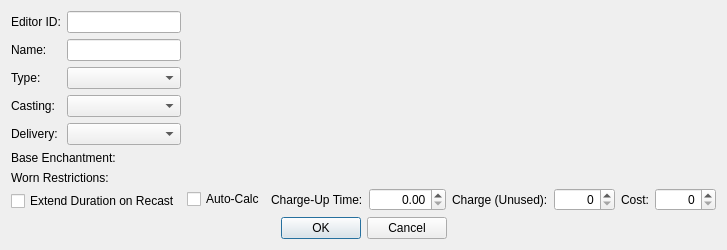
<?xml version="1.0" encoding="UTF-8"?>
<ui version="4.0">
 <class>FormDialogEnchantment</class>
 <widget class="QDialog" name="FormDialogEnchantment">
  <property name="windowTitle">
   <string>Enchantment</string>
  </property>
  <layout class="QGridLayout" name="gridLayout_3">
   <item row="0" column="0">
    <layout class="QGridLayout" name="gridLayout">
     <item row="4" column="0">
      <widget class="QLabel" name="label_5">
       <property name="text">
        <string>Delivery:</string>
       </property>
       <property name="buddy">
        <cstring>delivery</cstring>
       </property>
      </widget>
     </item>
     <item row="3" column="0">
      <widget class="QLabel" name="label_4">
       <property name="text">
        <string>Casting:</string>
       </property>
       <property name="buddy">
        <cstring>casting</cstring>
       </property>
      </widget>
     </item>
     <item row="0" column="0">
      <widget class="QLabel" name="label">
       <property name="text">
        <string>Editor ID:</string>
       </property>
       <property name="buddy">
        <cstring>editorID</cstring>
       </property>
      </widget>
     </item>
     <item row="2" column="0">
      <widget class="QLabel" name="label_3">
       <property name="text">
        <string>Type:</string>
       </property>
       <property name="buddy">
        <cstring>type</cstring>
       </property>
      </widget>
     </item>
     <item row="1" column="0">
      <widget class="QLabel" name="label_2">
       <property name="text">
        <string>Name:</string>
       </property>
       <property name="buddy">
        <cstring>name</cstring>
       </property>
      </widget>
     </item>
     <item row="0" column="1">
      <widget class="QLineEdit" name="editorID"/>
     </item>
     <item row="1" column="1">
      <widget class="QLineEdit" name="name"/>
     </item>
     <item row="2" column="1">
      <widget class="QComboBox" name="type"/>
     </item>
     <item row="3" column="1">
      <widget class="QComboBox" name="casting">
       <property name="whatsThis">
        <string>&lt;p&gt;The casting type controls how the spell's caster triggers the effect. All of the effects on a spell must have the same casting type.&lt;/p&gt;
&lt;dl&gt;
   &lt;dt&gt;&lt;b&gt;Concentration (Weapons only)&lt;/b&gt;&lt;/dt&gt;
      &lt;dd&gt;&lt;p&gt;The enchantment casts a Concentration spell. This is appropriate for Staff Enchantments.&lt;/p&gt;&lt;/dd&gt;
   &lt;dt&gt;&lt;b&gt;Fire and Forget (Weapons only)&lt;/b&gt;&lt;/dt&gt;
      &lt;dd&gt;&lt;p&gt;The enchantment casts once per use of the enchanted weapon.&lt;/p&gt;&lt;/dd&gt;
   &lt;dt&gt;&lt;b&gt;Constant Effect (Armor only)&lt;/b&gt;&lt;/dt&gt;
      &lt;dd&gt;&lt;p&gt;The enchantment is constantly active while the armor to which it is applied is being worn.&lt;/p&gt;&lt;/dt&gt;
&lt;/dl&gt;</string>
       </property>
      </widget>
     </item>
     <item row="4" column="1">
      <widget class="QComboBox" name="delivery">
       <property name="whatsThis">
        <string>&lt;p&gt;This specifies how the enchantment's effects are delivered to the target. Armor Enchantments can only use Self; Weapon Enchantments can use Contact; and Staff Enchantments can use Aimed or Target Location.&lt;/p&gt;
&lt;dl&gt;
   &lt;dt&gt;&lt;b&gt;Self&lt;/b&gt;&lt;/dt&gt;
      &lt;dd&gt;&lt;p&gt;The effect is applied to the caster.&lt;/p&gt;&lt;/dd&gt;
   &lt;dt&gt;&lt;b&gt;Contact&lt;/b&gt;&lt;/dt&gt;
      &lt;dd&gt;&lt;p&gt;The effect is applied to the target by contact with a melee attack. This can be used for enchantments applied to melee weapons, or for spells specified in a Race or Actor's Attack Data overrides (i.e. spells attached to the animation event for a melee attack).&lt;/p&gt;&lt;/dd&gt;
   &lt;dt&gt;&lt;b&gt;Aimed&lt;/b&gt;&lt;/dt&gt;
      &lt;dd&gt;&lt;p&gt;The effect is applied to the target by contact with a projectile.&lt;/p&gt;&lt;/dd&gt;
   &lt;dt&gt;&lt;b&gt;Target Actor&lt;/b&gt;&lt;/dt&gt;
      &lt;dd&gt;&lt;p&gt;The effect is applied immediately to whatever Actor the caster is aiming at. No projectile is fired.&lt;/p&gt;&lt;/dd&gt;
   &lt;dt&gt;&lt;b&gt;Target Location&lt;/b&gt;&lt;/dt&gt;
      &lt;dd&gt;&lt;p&gt;The effect is applied to the object or landscape that the caster is aiming at. No projectile is fired.&lt;/p&gt;&lt;/dd&gt;
&lt;/dl&gt;</string>
       </property>
      </widget>
     </item>
    </layout>
   </item>
   <item row="1" column="0">
    <layout class="QGridLayout" name="gridLayout_2">
     <item row="1" column="0">
      <widget class="QLabel" name="label_7">
       <property name="text">
        <string>Worn Restrictions:</string>
       </property>
       <property name="buddy">
        <cstring>wornRestrictions</cstring>
       </property>
      </widget>
     </item>
     <item row="1" column="1">
      <widget class="DKFormPicker" name="wornRestrictions">
       <property name="whatsThis">
        <string>A FormList of Keywords. The player will only be allowed to apply this enchantment to weapons or armor that have one of the keywords in this list.</string>
       </property>
      </widget>
     </item>
     <item row="0" column="0">
      <widget class="QLabel" name="label_6">
       <property name="text">
        <string>Base Enchantment:</string>
       </property>
       <property name="buddy">
        <cstring>base</cstring>
       </property>
      </widget>
     </item>
     <item row="0" column="1">
      <widget class="DKFormPicker" name="base">
       <property name="whatsThis">
        <string>&lt;p&gt;If the player disenchants an item that has this enchantment, then they'll learn the Base Enchantment, if there is one, or this enchantment otherwise.&lt;/p&gt;
&lt;p&gt;To disable disenchanting, apply the &lt;code&gt;MagicDisallowEnchanting&lt;/code&gt; keyword to all items that use this enchantment.&lt;/p&gt;</string>
       </property>
      </widget>
     </item>
     <item row="2" column="0" colspan="2">
      <widget class="QCheckBox" name="flagExtendOnRecast">
       <property name="text">
        <string>Extend Duration on Recast</string>
       </property>
      </widget>
     </item>
    </layout>
   </item>
   <item row="0" column="1" rowspan="2">
    <layout class="QVBoxLayout" name="verticalLayout">
     <item>
      <widget class="DKMagicEffectListWidget" name="effects">
       <property name="whatsThis">
        <string extracomment="Source for the information on condition oddities is KernalsEgg's documentation for Scrambled Bugs.">&lt;p&gt;These are the Magic Effects associated with this Enchantment. Effects' magnitudes, durations, and areas of effect can be configured individually from here, such that a handful of Magic Effects can be shared across several different spells and enchantments with different settings in each. Additionally, conditions can be defined here, in order to temporarily enable and disable Magic Effects in real time during play.&lt;/p&gt;
&lt;p&gt;Note that when the player learns an enchantment and then applies that enchantment to other items, the Enchantment's per-effect conditions (intentionally) will not be applied to the newly-enchanted items. Additionally, the presence of any per-effect conditions on the Enchantment can aggravate other bugs that affect calculation of a player-enchanted item's monetary value and (if it's a weapon) charge drain per attack. It's safe to define the conditions within the Magic Effect; it's Enchantment-side conditions that lead to odd behavior under the hood.&lt;/p&gt;</string>
       </property>
      </widget>
     </item>
     <item>
      <layout class="QHBoxLayout" name="horizontalLayout">
       <item>
        <widget class="QCheckBox" name="flagAutoCalc">
         <property name="whatsThis">
          <string>&lt;p&gt;If this box is checked, then the game will auto-calculate the enchantment's charge and cost based on its effects. The enchantment's total cost (determining both the amount of charge that is drained when using the enchantment, and the monetary value added to an enchantment item) is the sum of the effects' magicka costs.&lt;/p&gt;</string>
         </property>
         <property name="text">
          <string>Auto-Calc</string>
         </property>
        </widget>
       </item>
       <item>
        <spacer name="horizontalSpacer_3">
         <property name="orientation">
          <enum>Qt::Horizontal</enum>
         </property>
         <property name="sizeHint" stdset="0">
          <size>
           <width>0</width>
           <height>20</height>
          </size>
         </property>
        </spacer>
       </item>
       <item>
        <widget class="QLabel" name="label_8">
         <property name="text">
          <string>Charge-Up Time:</string>
         </property>
         <property name="buddy">
          <cstring>chargeTime</cstring>
         </property>
        </widget>
       </item>
       <item>
        <widget class="QDoubleSpinBox" name="chargeTime">
         <property name="whatsThis">
          <string>This is the amount of time that the player must hold the Weapon Swing button in order to charge up a staff's enchantment. Once the button has been down for that long, the enchantment will fire when the button is released.</string>
         </property>
         <property name="alignment">
          <set>Qt::AlignRight|Qt::AlignTrailing|Qt::AlignVCenter</set>
         </property>
         <property name="maximum">
          <double>99999.000000000000000</double>
         </property>
        </widget>
       </item>
       <item>
        <widget class="QLabel" name="label_9">
         <property name="text">
          <string>Charge (Unused):</string>
         </property>
         <property name="buddy">
          <cstring>chargeAmount</cstring>
         </property>
        </widget>
       </item>
       <item>
        <widget class="QSpinBox" name="chargeAmount">
         <property name="whatsThis">
          <string>&lt;p&gt;This is a development leftover from Daggerfall, Morrowind, and possibly Oblivion, and is not used in Skyrim. If you want to configure the maximum charge (as in, &quot;battery life&quot;) for an Armor or Weapon with a predefined enchantment, you can do that when editing the Armor or Weapon. You cannot influence the charge available on items the player applies this enchantment to; that's computed based on the enchantment's magicka cost (not including any adjustments the player makes to the enchantment's power).&lt;/p&gt;
&lt;hr/&gt;
&lt;p&gt;In order to understand what this field is (or rather, used to be), it's important to understand a major difference in how player-made enchantments work pre- and post-Skyrim. &lt;strong&gt;The text below is historical information and is not needed for Skyrim modding, except to convey that this field isn't used anymore and does nothing.&lt;/strong&gt;&lt;/p&gt;
&lt;p&gt;In Skyrim, you must acquire items that have predefined enchantments, and then &quot;disenchant&quot; them, destroying the items in order to &quot;learn&quot; the enchantments. Once you've learned an enchantment, you can apply that enchantment to new items, adjusting the enchantment's strength as desired in order to strike your preferred balance between power and charge (i.e. your item's &quot;battery life&quot;). Under the hood, the game creates a copy of the predefined Enchantment form that your character has learned, strips off all the Enchantment-side effect conditions, scales the effect magnitudes, and writes the new Enchantment form directly into your save file before then applying it to your item.&lt;/p&gt;
&lt;p&gt;Prior to Skyrim, disenchantment didn't exist, and you couldn't &quot;learn&quot; enchantments as such. Rather, you learned Magic Effects (which were basically hardcoded into the game engine) by learning any spells which contained them; and then you could combine arbitrary Magic Effects to create brand-new enchantments. Under the hood, custom enchantments worked quite similarly to Skyrim: the game would create a new Enchantment form, assign your desired settings to it, and store that form in your save file.&lt;/p&gt;
&lt;p&gt;Where this now-unused Charge field comes into the picture is how enchantments worked from a game design perspective.&lt;/p&gt;
&lt;p&gt;In Daggerfall, the game's hardcoded base items could define a maximum magicka charge capacity, and this limited what enchantments the player could create and apply to the items: if a desired magic effect (or combination thereof) had too high a magicka cost, and a desired item had too low a charge capacity, then the player couldn't apply that enchantment to that item. Separately from this, there existed predefined enchantment items (imagine if Enchantment and Weapon were smushed into one form type) which could define their available magicka charge.&lt;/p&gt;
&lt;p&gt;The basic rules of this system continued into Morrowind. Enchantable items still define a maximum charge capacity, which limits what effects you can enchant them with. However, predefined enchantments exist as their own forms, which can be used on (potentially multiple) weapon and armor forms, and those enchantments also define a charge amount. Once an item has been given an enchantment (whether predefined or player-made), the enchantment's charge value determines the item's maximum charge. If you take an item that initially has 80 charge capacity, and give it an enchantment with 20 charge, then its capacity drops to 20: you can't use Soul Gems to recharge it to 80 and have &quot;400% battery life.&quot;&lt;/p&gt;
&lt;p&gt;In Skyrim, however, an item's charge is computed directly from the enchantment's Magicka cost (prior to any adjustments the player has made to the enchantment's strength). The charge value on Enchantment forms is unused. The charge value on Armor and Weapon forms determines the maximum charge of an item with a predefined enchantment. When the player creates a new enchanted item, the current and maximum charge are both stored within the data for that individual item.&lt;/p&gt;</string>
         </property>
         <property name="alignment">
          <set>Qt::AlignRight|Qt::AlignTrailing|Qt::AlignVCenter</set>
         </property>
         <property name="maximum">
          <number>99999</number>
         </property>
        </widget>
       </item>
       <item>
        <widget class="QLabel" name="label_10">
         <property name="text">
          <string>Cost:</string>
         </property>
         <property name="buddy">
          <cstring>cost</cstring>
         </property>
        </widget>
       </item>
       <item>
        <widget class="QSpinBox" name="cost">
         <property name="whatsThis">
          <string extracomment="Source for the information on engine bugs is KernalsEgg's documentation for Scrambled Bugs.">&lt;p&gt;This determines both the amount of charge that is depleted when casting a weapon enchantment, and the monetary value that is added to an item which has this enchantment.&lt;/p&gt;
&lt;p&gt;Note that when the player applies enchantments to new items, the enchantments' cost is modified according to the player's Enchanting skill level (at the time the enchantment is applied) and a handful of Game Settings. The calculation is presented below, and is designed to reduce the enchantment's cost as the player levels up. The default Game Setting values are configured such that this cost modification slows the growth of enchanted items' monetary value, and it also means that custom enchanted weapons' charge will drain more slowly when the weapons are enchanted by skilled players. However, the game engine has multiple bugs which cause it to straight-up forget that a weapon's enchantment was player-created, such that (absent the use of SKSE plug-in DLLs) after the player saves and reloads, the item's default cost is used verbatim instead of the formula below.&lt;/p&gt;
&lt;p&gt;(1 - (&lt;var&gt;skill&lt;/var&gt; × &lt;code&gt;fEnchantingSkillCostBase&lt;/code&gt;) ^ &lt;code&gt;fEnchantingSkillCostScale&lt;/code&gt;) × (&lt;code&gt;fEnchantingSkillCostMult&lt;/code&gt; × (&lt;var&gt;cost&lt;/var&gt; ^ &lt;code&gt;fEnchantingCostExponent&lt;/code&gt;))&lt;/p&gt;</string>
         </property>
         <property name="alignment">
          <set>Qt::AlignRight|Qt::AlignTrailing|Qt::AlignVCenter</set>
         </property>
         <property name="maximum">
          <number>99999</number>
         </property>
        </widget>
       </item>
      </layout>
     </item>
    </layout>
   </item>
   <item row="2" column="0" colspan="2">
    <layout class="QHBoxLayout" name="buttonsLayout">
     <item>
      <spacer name="horizontalSpacer">
       <property name="orientation">
        <enum>Qt::Horizontal</enum>
       </property>
       <property name="sizeHint" stdset="0">
        <size>
         <width>40</width>
         <height>20</height>
        </size>
       </property>
      </spacer>
     </item>
     <item>
      <widget class="QPushButton" name="buttonOK">
       <property name="text">
        <string>OK</string>
       </property>
      </widget>
     </item>
     <item>
      <widget class="QPushButton" name="buttonCancel">
       <property name="text">
        <string>Cancel</string>
       </property>
      </widget>
     </item>
     <item>
      <spacer name="horizontalSpacer_2">
       <property name="orientation">
        <enum>Qt::Horizontal</enum>
       </property>
       <property name="sizeHint" stdset="0">
        <size>
         <width>40</width>
         <height>20</height>
        </size>
       </property>
      </spacer>
     </item>
    </layout>
   </item>
  </layout>
 </widget>
 <customwidgets>
  <customwidget>
   <class>DKFormPicker</class>
   <extends>QWidget</extends>
   <header>widgets/DKFormPicker.h</header>
  </customwidget>
  <customwidget>
   <class>DKMagicEffectListWidget</class>
   <extends>QWidget</extends>
   <header>widgets/DKMagicEffectListWidget.h</header>
  </customwidget>
 </customwidgets>
 <tabstops>
  <tabstop>editorID</tabstop>
  <tabstop>name</tabstop>
  <tabstop>type</tabstop>
  <tabstop>casting</tabstop>
  <tabstop>delivery</tabstop>
  <tabstop>base</tabstop>
  <tabstop>wornRestrictions</tabstop>
  <tabstop>flagExtendOnRecast</tabstop>
  <tabstop>effects</tabstop>
  <tabstop>flagAutoCalc</tabstop>
  <tabstop>chargeTime</tabstop>
  <tabstop>chargeAmount</tabstop>
  <tabstop>cost</tabstop>
  <tabstop>buttonOK</tabstop>
  <tabstop>buttonCancel</tabstop>
 </tabstops>
 <resources/>
 <connections/>
</ui>
